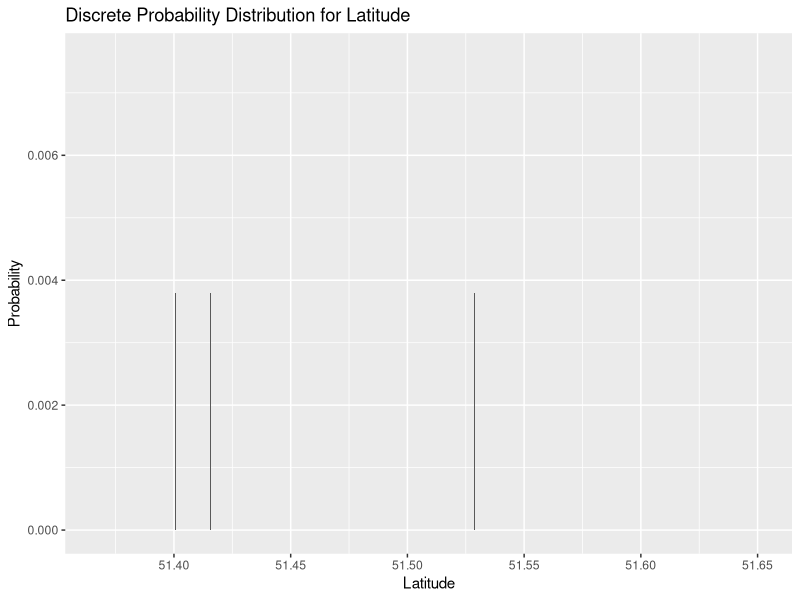
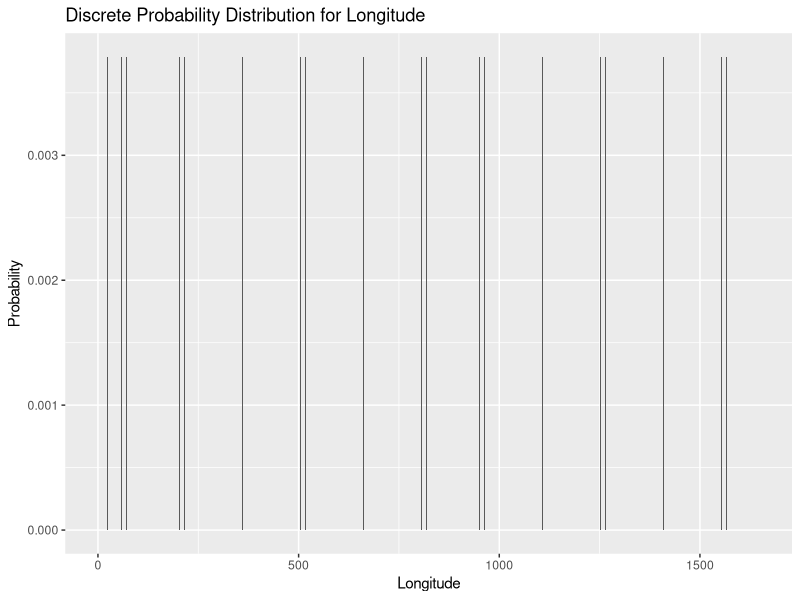

These charts were generated, in order, by the following R code:
# Load necessary libraries
library(ggplot2)
library(dplyr)

# Load the necessary library
library(ggplot2)

# Load the CSV file
data <- read.csv("homework.csv")

#checking which column is numeric
column_data_types <- sapply(data, class)
print(column_data_types)



# Construct the discrete probability distribution for latitude
latitude_unique <- unique(data$latitude)
latitude_prob <- rep(1, length(latitude_unique))

# Create a data frame to store the discrete probability distribution
latitude_distribution <- data.frame(
  latitude = latitude_unique,
  probability = latitude_prob
)

# Print the discrete probability distribution for latitude
print(latitude_distribution)

# Construct the discrete probability distribution for longitude
longitude_unique <- unique(data$longitude)
longitude_prob <- rep(1, length(longitude_unique))

# Create a data frame to store the discrete probability distribution
longitude_distribution <- data.frame(
  longitude = longitude_unique,
  probability = longitude_prob
)

# Print the discrete probability distribution for longitude
print(longitude_distribution)




#or We can do it with second method as well by ploting graphs

# Load necessary libraries
library(dplyr)
library(ggplot2)

# Read the CSV file into a data frame
data <- read.csv("homework.csv")

# Create a discrete probability distribution for latitude
latitude_dist <- data %>%
  group_by(latitude) %>%
  summarise(count = n()) %>%
  mutate(probability = count / sum(count))

# Create a discrete probability distribution for longitude
longitude_dist <- data %>%
  group_by(longitude) %>%
  summarise(count = n()) %>%
  mutate(probability = count / sum(count))

# Create a histogram for latitude
ggplot(latitude_dist, aes(x = latitude, y = probability)) +
  geom_bar(stat = "identity") +
  labs(x = "Latitude", y = "Probability") +
  ggtitle("Discrete Probability Distribution for Latitude")

# Create a histogram for longitude
ggplot(longitude_dist, aes(x = longitude, y = probability)) +
  geom_bar(stat = "identity") +
  labs(x = "Longitude", y = "Probability") +
  ggtitle("Discrete Probability Distribution for Longitude")

